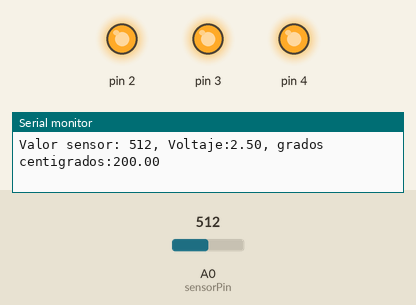
Recording of a sketch running on a simulated Arduino Uno, built with avr-gcc and run on an emulated ATmega328P. Shown: output pins drawn as LEDs (lit = HIGH), the last lines printed to the serial monitor. The test bench sets the inputs (shaded band); at power-on: A0 (sensorPin) = 512.

Above: at 1.2 s.
1.3 s: A0 (sensorPin) set to 177
4.3 s: A0 (sensorPin) set to 163
At 5.5 s:
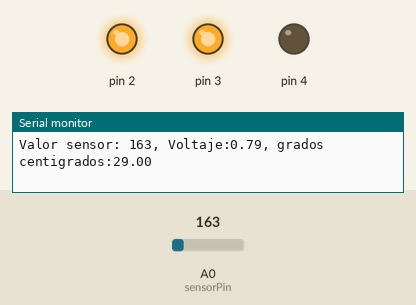
5.8 s: A0 (sensorPin) set to 122
At 6.8 s:
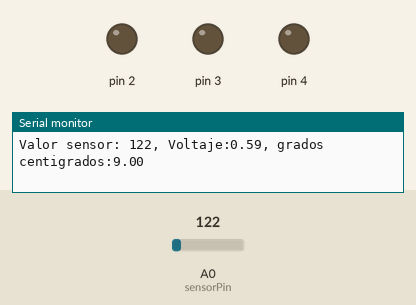
7.4 s: A0 (sensorPin) set to 1023
At 8.2 s:
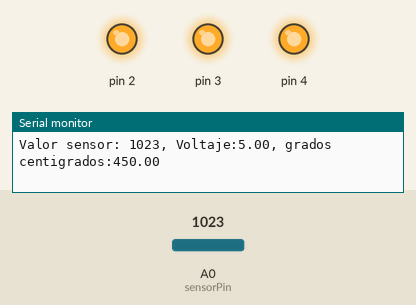
8.9 s: A0 (sensorPin) set to 0
At 10.1 s:
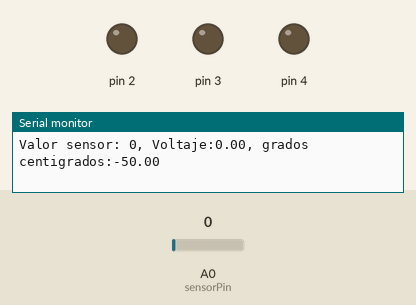
Timing chart, 0 to 11.4 s (numbered marks = the images above; inputs shaded):
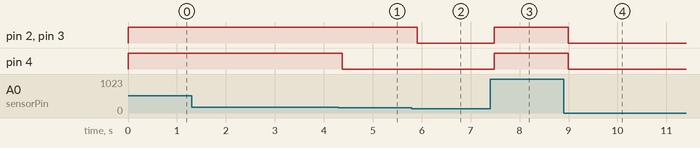

Measured:
- the behaviour switches between 164 and 163 on A0 (sensorPin) (found by bisection; images 0 and 1)
- after the input at 4.3 s, pin 4: HIGH → LOW after 0.07 s
- after the input at 5.8 s, pin 2, pin 3: HIGH → LOW after 0.11 s
- after the input at 7.4 s, pin 2–4: LOW → HIGH after 0.08 s
- after the input at 8.9 s, pin 2–4: HIGH → LOW after 0.10 s

The sketch:

repasoTemarioTemperatura.ino
```cpp
/*
*Programa que toma del sensor de temperatura
* se ilumina led dependiendo de la cantidas de temperatura
*
*Autor= JPLC
*Fecha=21/11/2018
*/
//Declaramos las variables globales par el pin
const int sensorPin=A0;
//establecemos temperatura ambiena a 20C
const float baseLineTemp=20.0;
int sensorValor=0;
void setup(){
	//Configuramo y abrimos el puerto serie a 9600 baudios
	Serial.begin(9600);
	//Estamblecemos los diodos led y salidas con un for
	for(int i=2;i<=4;i=i+1){
		pinMode(i,OUTPUT);
		digitalWrite(i,LOW);
	}
	/*
	pinMode(2,OUTPUT);
	digitalWrite(2,LOW);
	pinMode(3,OUTPUT);
	digitalWrite(3,LOW);
	pinMode(4,OUTPUT);
	digitalWrite(4,LOW);
	*/
}
void loop(){
	//Leemos el valor del sensor temperatura
	sensorValor=analogRead(sensorPin);
	//Imprimimos valor por consala para controlar la logica del
	//programa
	Serial.print("Valor sensor: ");
	Serial.print(sensorValor);

	//Convertimos el valor de lectura a voltaje
	//float voltaje= (sensorValor/1024.0)*5.0;

	float voltaje= map(sensorValor,0,1023,0,500);

	voltaje=voltaje/100.0;
	Serial.print(", Voltaje:");
	Serial.print(voltaje);

	//Convertir el voltaje en grados centigrados

	float temperatura = (voltaje-0.5)*100;

	Serial.print(", grados centigrados:");
	Serial.println(temperatura);

	//Enceder los led dependiendo de la temperatura
	//La linea base es 20 grados
	//Caso1: menos de 20, ningun led
	//Caso2: entre 20 y 25, un led
	//Caso3: entre 25 y 30, dos led
	//Caso4: para mas de 30 todos encendido
	if (temperatura<baseLineTemp){
		/*digitalWrite(2,LOW);
		digitalWrite(3,LOW);
		digitalWrite(4,LOW);*/
		encendidoLed(LOW,LOW,LOW);
	}else if (temperatura>=baseLineTemp &&
			  temperatura<baseLineTemp+5){
		encendidoLed(HIGH,LOW,LOW);
		/*digitalWrite(2,HIGH);
		digitalWrite(3,LOW);
		digitalWrite(4,LOW);*/
	}else if (temperatura>=baseLineTemp+5 &&
			  temperatura<baseLineTemp+10){
		encendidoLed(HIGH,HIGH,LOW);
		/*digitalWrite(2,HIGH);
		digitalWrite(3,HIGH);
		digitalWrite(4,LOW);*/
	}else if (temperatura>=baseLineTemp+10){
		encendidoLed(HIGH,HIGH,HIGH);
		/*digitalWrite(2,encendidoLed);
		digitalWrite(3,HIGH);
		digitalWrite(4,HIGH);*/
	}
	delay(5);
}
//Fucion para simplificar el codigo y su compresion
//Los paramatres de entrada admiten LOW o HIG, es decir 0 o 1
//Para versiones siguientes esutudiar con boolean
void encendidoLed(int a,int b, int c){
	digitalWrite(2,a);
	digitalWrite(3,b);
	digitalWrite(4,c);
}


 
```
